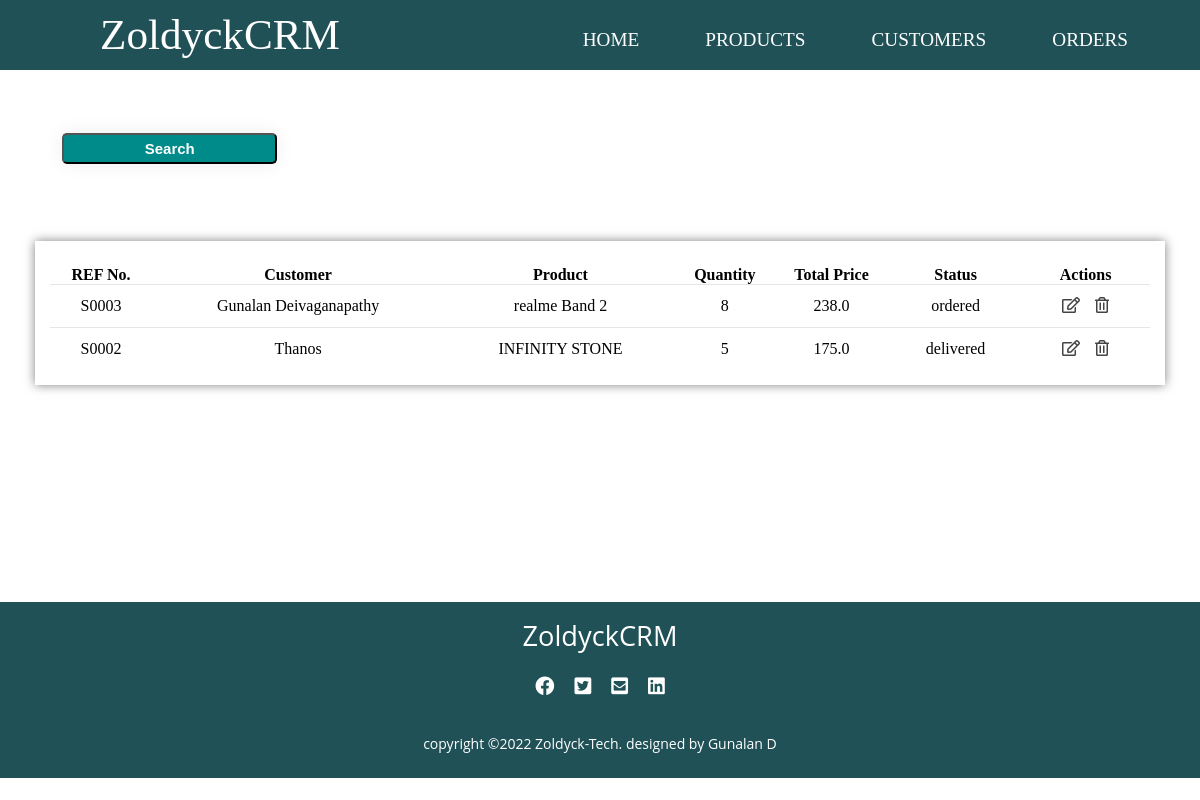
The app's page /orders/, older data.
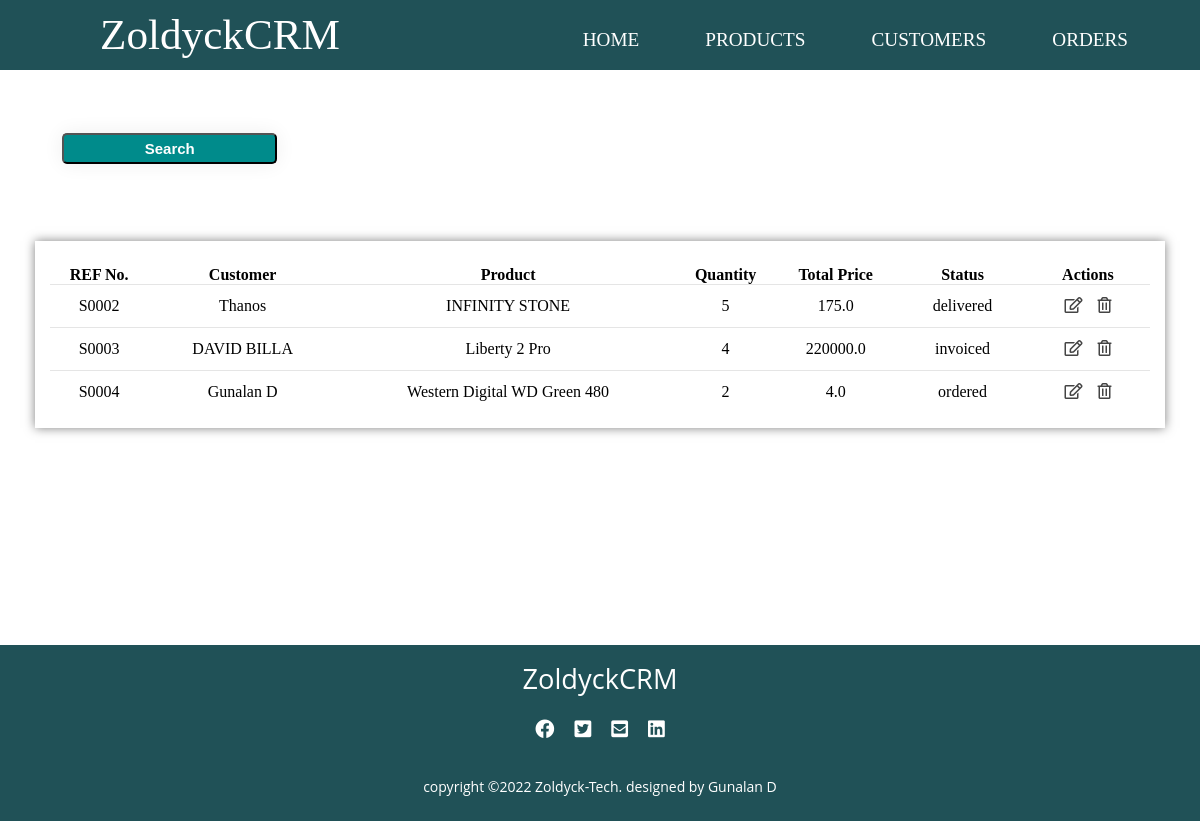
The same page, newer data.
### accounts/models.py (models this page shows, shortened)
class SaleOrder(models.Model):
    STATUS = (
        ('quotation', 'Quotation'),
        ('ordered', 'Ordered'),
        ('pending', 'Pending'),
        ('delivered', 'Delivered'),
        ('cancelled', 'Cancelled'),
        ('invoiced', 'Invoiced'),
    )
    sale_order_referencenumber = models.CharField(max_length=200, null= True)
    sale_order_customer = models.ForeignKey(Customer, on_delete=models.SET_NULL, null= True) # added a realtionship between the two models
    sale_order_product =  models.ForeignKey(Product, on_delete=models.SET_NULL, null= True)
    sale_order_quantity = models.IntegerField(null= True)
    sale_order_total_price = models.FloatField(null= True)
    status = models.CharField(max_length=200, null= True , choices=STATUS, default='quotation')
    sale_order_date = models.DateTimeField(auto_now_add=True , null= True)

class Customer(models.Model):
    customer_pic = models.ImageField(upload_to='customer_pics/', blank=True)
    customer_name = models.CharField(max_length=50, null= True)
    customer_email = models.CharField(max_length=200 , null= True)
    customer_mobile = models.CharField(max_length=50 , null= True)
    date_created = models.DateTimeField(auto_now_add=True , null= True)
    def __str__(self):
        return self.customer_name

class Product(models.Model):
    CATEGORIES = (
        ('service', 'Service'),
        ('stockable', 'Stockable'),
    )
    product_name = models.CharField(max_length=200, null= True)
    product_price = models.FloatField(null= True)
    product_category = models.CharField(max_length=200, null= True , choices=CATEGORIES)
    product_description = models.CharField(max_length=200, null= True)
    date_created = models.DateTimeField(auto_now_add=True , null= True)
    product_tag = models.ManyToManyField(ProductTag ,blank=True, null=True)
    def __str__(self):
        return self.product_name

### accounts/views.py (the view)
# urls.py: path('orders/', views.total_orders, name='orders'),
def total_orders(request):
    orders = SaleOrder.objects.all()
    context = {
        'orders': orders
    }
    return render(request, 'accounts/orders.html',context)

### accounts/templates/accounts/orders.html
{% extends 'accounts/layout.html'%}
{% block content %}
<section>
    <div class="main">
        <div class="product-tables">
            <div class="button">
                <button class="crt-ser"><a href="">Search</a></button>
            </div>
            <div class="latest-products">
                <table class="cus-prod-customers">
                    <thead>
                        <tr>
                            <th>REF No.</th>
                            <th>Customer</th>
                            <th>Product</th>
                            <th>Quantity</th>
                            <th>Total Price</th>
                            <th>Status</th>
                            <th>Actions</th>
                        </tr>
                    </thead>
                    <tbody>
                        {% for ord in orders %}
                        <tr>
                             <td>{{ ord.sale_order_referencenumber  }}</td>
                             <td>{{ ord.sale_order_customer }}</td>
                             <td>{{ ord.sale_order_product  }}</td>
                             <td>{{ ord.sale_order_quantity }}</td>
                             <td>{{ ord.sale_order_total_price  }}</td>
                             <td>{{ ord.status  }}</td>
                            <td>
                                <i class="far fa-edit"></i>
                                <i class="far fa-trash-alt"></i>
                            </td>
                        </tr>
                        {% endfor %}
                    </tbody>
                </table>
            </div>
        </div>
    </div>
</section>
{% endblock %}

Row changes from the older to the newer data that the page shows:
removed SaleOrder: sale_order_referencenumber "S0003", sale_order_customer "Gunalan Deivaganapathy", sale_order_product "realme Band 2", sale_order_quantity "8", sale_order_total_price "238.0", status "ordered"
added SaleOrder: sale_order_referencenumber "S0003", sale_order_customer "DAVID BILLA", sale_order_product "Liberty 2 Pro", sale_order_quantity "4", sale_order_total_price "220000.0", status "invoiced"
added SaleOrder: sale_order_referencenumber "S0004", sale_order_customer "Gunalan D", sale_order_product "Western Digital WD Green 480", sale_order_quantity "2", sale_order_total_price "4.0", status "ordered"
